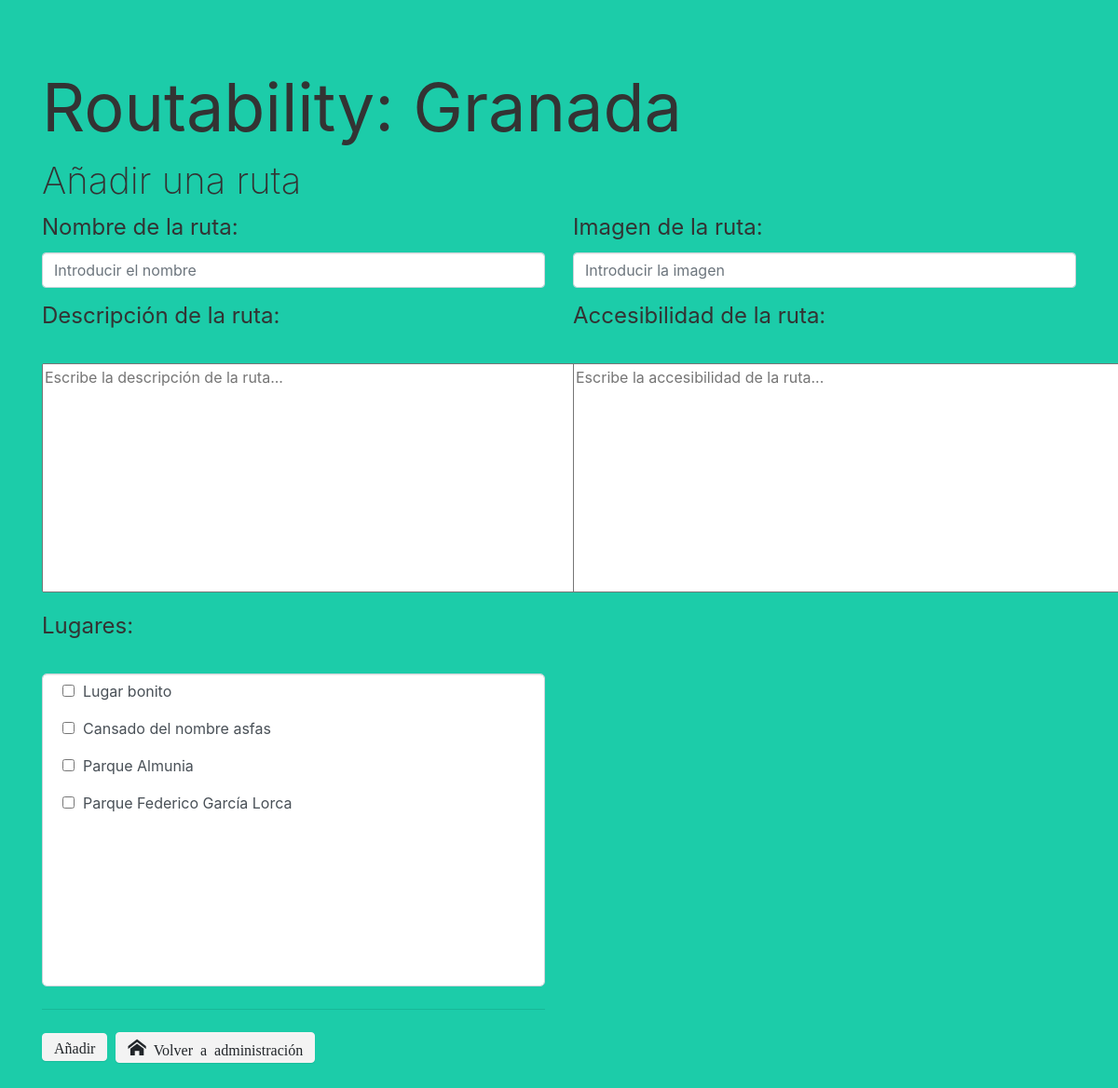
/RoutabilityAdmin/addRoutes.php, run on the app's committed database.
### tables this page shows
CREATE TABLE `place` (
  `IdPlace` int(8) NOT NULL,
  `Email` varchar(50) NOT NULL,
  `MadeBy` varchar(50) DEFAULT NULL,
  `Name` varchar(50) NOT NULL,
  `Description` text NOT NULL,
  `Localitation` varchar(100) NOT NULL,
  `Image` text NOT NULL,
  `RedMovility` tinyint(1) NOT NULL,
  `RedVision` tinyint(1) NOT NULL,
  `ColourBlind` tinyint(1) NOT NULL,
  `Deaf` tinyint(1) NOT NULL,
  `Foreigner` tinyint(1) NOT NULL
);

### RoutabilityAdmin/addRoutes.php (the view, shortened to what this page needs)
<?php
$conexion = mysqli_connect("localhost", "root", "");
?>
<!DOCTYPE html>
<html>
<head>
    <link rel="stylesheet" href="https://cdnjs.cloudflare.com/ajax/libs/font-awesome/4.7.0/css/font-awesome.min.css" type="text/css">
    <link rel="stylesheet" href="./theme.css" type="text/css">
    <link rel="stylesheet" href="./fonts.css" type="text/css">
</head>
<body class="bg-primario">
    <div class="py-5">
        <div class="container">
            <div class="row">
                <div class="col-md-12">
                    <h1 class="display-3"><b>Routability: Granada</b></h1>
                </div>
            </div>
            <fieldset>
                <h1>Añadir una ruta</h1>
                <form action="addRoutes.php" method="post">
                    <div class="row">
                        <div class="col-md-6">
                            <div class="form-group">
                                <h4><b>Nombre de la ruta:</b></h4><input type="nombre" class="form-control" required value="" name="nombre" placeholder="Introducir el nombre" onBlur="if(this.value=='')this.value='nombre'" onFocus="if(this.value=='nombre')this.value='' ">
                            </div>
                        </div>
                        <div class="col-md-6">
                            <div class="form-group">
                                <h4><b>Imagen de la ruta:</b></h4><input type="imagen" class="form-control" required value="" name="imagen" placeholder="Introducir la imagen" onBlur="if(this.value=='')this.value='imagen'" onFocus="if(this.value=='imagen')this.value='' ">
                            </div>
                        </div>
                    </div>
                    <div class="row">
                        <div class="col-md-6">
                            <div class="form-group">
                                <h4><b>Descripción de la ruta:</b></h4><br /><textarea required value="" name="descripcion" placeholder="Escribe la descripción de la ruta..." maxlength="10000" rows="10" cols="56" onFocus="if(this.value=='descripcion')this.value='' "></textarea>
                            </div>
                        </div>
                        <div class="col-md-6">
                            <div class="form-group">
                                <h4><b>Accesibilidad de la ruta:</b></h4><br /><textarea required value="" name="accesibilidad" placeholder="Escribe la accesibilidad de la ruta..." maxlength="10000" rows="10" cols="56" onFocus="if(this.value=='accesibilidad')this.value='' "></textarea>
                            </div>
                        </div>
                        <div class="col-md-6">
                            <div class="form-group">
                                <h4><b>Lugares:</b></h4><br />
                                <div class="scroll" style="border-radius:5px; background-color:white;">
                                    <?php
                                    $resultado_lugares = mysqli_query($conexion, "SELECT * FROM `place`");
                                    if ($resultado_lugares->num_rows > 0) {
                                        while($array_resultado =  mysqli_fetch_assoc($resultado_lugares)) {
                                            echo"<p>&nbsp&nbsp<input name='lugares[]' type='checkbox' id='".$array_resultado['IdPlace']."' value=".$array_resultado['IdPlace']."<br/>&nbsp&nbsp<b>".$array_resultado['Name']."</b></p>";
                                        }
                                    }
                                    ?>
                                </div>
                                <hr>
                                <div>
                                    <input class="btn btn btn-primary btn-light icon-home" type="submit" name="aniadir" value="Añadir">
                                    &nbsp<a class="btn btn btn-primary btn-light icon-home" href="Home.php">&nbsp;Volver a administración</a>
                                </div>
                            </div>
                        </div>
                    </div>
                </form>
            </fieldset>
        </div>
    </div>
</body>
</html>

### data on the page
place: Name "Lugar bonito"
place: Name "Cansado del nombre asfas"
place: Name "Parque Almunia"
place: Name "Parque Federico García Lorca"
